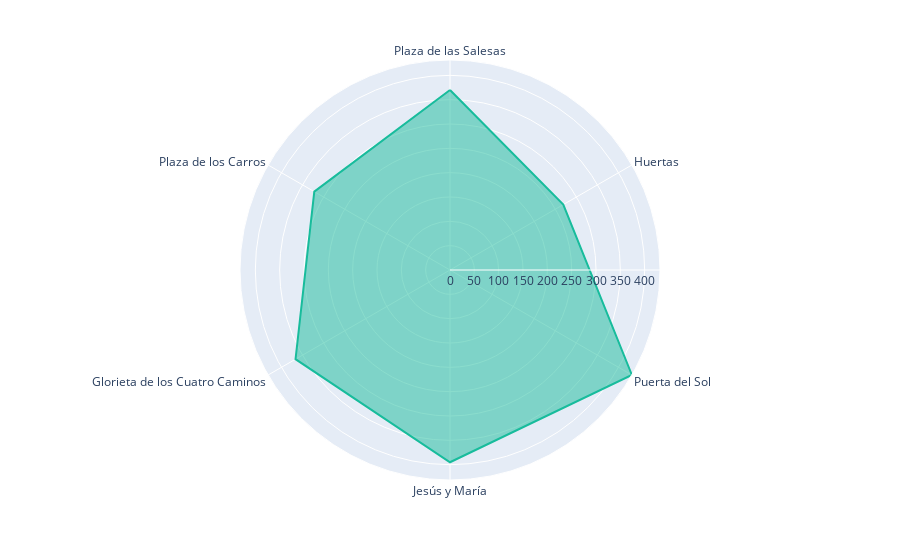

Source (notebook cell):
### Code cell
fig = px.line_polar(rutas, r='travel_time', theta='name_Salida',line_close=True, )#

fig.update_traces(fill='toself',line_color ="#18bc9c")

fig.show()

### Figure 1 — Plotly figure (JSON) as saved in the notebook; plotly's stock layout.template omitted (floating-point values rounded to 4 significant figures)
{"data": [{"fill": "toself", "hovertemplate": "travel_time=%{r}<br>name_Salida=%{theta}<extra></extra>", "legendgroup": "", "line": {"color": "#18bc9c", "dash": "solid"}, "marker": {"symbol": "circle"}, "mode": "lines", "name": "", "r": [370, 268.8, 431.5, 395, 366.5, 322, 370], "showlegend": false, "subplot": "polar", "theta": ["Plaza de las Salesas", "Huertas", "Puerta del Sol", "Jesús y María", "Glorieta de los Cuatro Caminos", "Plaza de los Carros", "Plaza de las Salesas"], "type": "scatterpolar"}], "layout": {"legend": {"tracegroupgap": 0}, "margin": {"t": 60}, "polar": {"angularaxis": {"direction": "clockwise", "rotation": 90}, "domain": {"x": [0, 1], "y": [0, 1]}}}}
